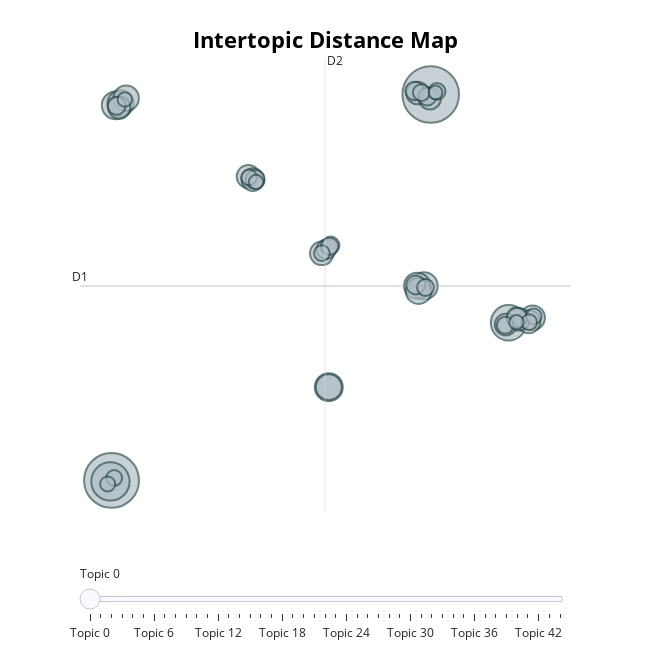

The notebook cell saved with this chart:
### Markdown cell above
Visualize the topics

### Code cell
topic_model.visualize_topics()

### Figure 1 — Plotly figure (JSON) as saved in the notebook; plotly's stock layout.template omitted (floating-point values rounded to 4 significant figures; data arrays with more than 128 entries replaced by an {"elided": "..."} marker saying what was removed)
{"data": [{"customdata": {"elided": "45x3 mixed values"}, "hovertemplate": "<b>Topic %{customdata[0]}</b><br>%{customdata[1]}<br>Size: %{customdata[2]}", "legendgroup": "", "marker": {"color": "#B0BEC5", "line": {"color": "DarkSlateGrey", "width": 2}, "size": [168, 158, 77, 66, 41, 41, 39, 36, 36, 35, 35, 34, 32, 29, 28, 28, 27, 27, 27, 26, 26, 25, 21, 20, 19, 19, 18, 17, 17, 16, 16, 15, 15, 15, 15, 13, 13, 13, 13, 13, 12, 11, 11, 11, 10], "sizemode": "area", "sizeref": 0.105, "symbol": "circle"}, "mode": "markers", "name": "", "orientation": "v", "showlegend": false, "type": "scatter", "x": [9.674, -12.59, -12.67, 15.11, -12.3, 2.564, 9.21, -11.96, 8.728, 8.829, 2.564, -11.57, 16.78, 2.074, -3.052, 16.52, 15.8, -2.733, 8.756, 9.612, -12.05, 14.91, 15.67, 2.391, 8.628, -2.573, 8.554, -12.24, 9.442, 2.699, 2.613, 10.12, 9.312, 14.88, 9.019, 16.86, -2.995, 2.083, -12.41, 16.54, -12.86, 15.66, -11.67, -2.512, 10.01], "xaxis": "x", "y": [15.48, -14.03, -14.11, -1.983, 14.65, -6.902, 0.8401, 14.81, 0.8496, 0.4504, -6.902, 15.19, -1.592, 3.329, 9.202, -1.896, -1.711, 8.971, 15.59, 15.18, 14.48, -2.116, -1.573, 3.644, 0.9171, 8.984, 15.75, 14.62, 15.32, 3.947, 3.86, 15.71, 0.72, -2.163, 15.62, -1.484, 9.137, 3.34, -13.84, -1.935, -14.3, -1.943, 15.1, 8.783, 15.63], "yaxis": "y"}], "layout": {"annotations": [{"showarrow": false, "text": "D1", "x": -14.79, "y": 0.8341, "yshift": 10}, {"showarrow": false, "text": "D2", "x": 2.3, "xshift": 10, "y": 18.11}], "height": 650, "hoverlabel": {"bgcolor": "white", "font": {"family": "Rockwell", "size": 16}}, "legend": {"itemsizing": "constant", "tracegroupgap": 0}, "margin": {"t": 60}, "shapes": [{"line": {"color": "#CFD8DC", "width": 2}, "type": "line", "x0": 2.3, "x1": 2.3, "y0": -16.45, "y1": 18.11}, {"line": {"color": "#9E9E9E", "width": 2}, "type": "line", "x0": -14.79, "x1": 19.39, "y0": 0.8341, "y1": 0.8341}], "sliders": [{"active": 0, "pad": {"t": 50}, "steps": [{"args": [{"marker.color": [["red", "#B0BEC5", "#B0BEC5", "#B0BEC5", "#B0BEC5", "#B0BEC5", "#B0BEC5", "#B0BEC5", "#B0BEC5", "#B0BEC5", "#B0BEC5", "#B0BEC5", "#B0BEC5", "#B0BEC5", "#B0BEC5", "#B0BEC5", "#B0BEC5", "#B0BEC5", "#B0BEC5", "#B0BEC5", "#B0BEC5", "#B0BEC5", "#B0BEC5", "#B0BEC5", "#B0BEC5", "#B0BEC5", "#B0BEC5", "#B0BEC5", "#B0BEC5", "#B0BEC5", "#B0BEC5", "#B0BEC5", "#B0BEC5", "#B0BEC5", "#B0BEC5", "#B0BEC5", "#B0BEC5", "#B0BEC5", "#B0BEC5", "#B0BEC5", "#B0BEC5", "#B0BEC5", "#B0BEC5", "#B0BEC5", "#B0BEC5"]]}], "label": "Topic 0", "method": "update"}, {"args": [{"marker.color": [["#B0BEC5", "red", "#B0BEC5", "#B0BEC5", "#B0BEC5", "#B0BEC5", "#B0BEC5", "#B0BEC5", "#B0BEC5", "#B0BEC5", "#B0BEC5", "#B0BEC5", "#B0BEC5", "#B0BEC5", "#B0BEC5", "#B0BEC5", "#B0BEC5", "#B0BEC5", "#B0BEC5", "#B0BEC5", "#B0BEC5", "#B0BEC5", "#B0BEC5", "#B0BEC5", "#B0BEC5", "#B0BEC5", "#B0BEC5", "#B0BEC5", "#B0BEC5", "#B0BEC5", "#B0BEC5", "#B0BEC5", "#B0BEC5", "#B0BEC5", "#B0BEC5", "#B0BEC5", "#B0BEC5", "#B0BEC5", "#B0BEC5", "#B0BEC5", "#B0BEC5", "#B0BEC5", "#B0BEC5", "#B0BEC5", "#B0BEC5"]]}], "label": "Topic 1", "method": "update"}, {"args": [{"marker.color": [["#B0BEC5", "#B0BEC5", "red", "#B0BEC5", "#B0BEC5", "#B0BEC5", "#B0BEC5", "#B0BEC5", "#B0BEC5", "#B0BEC5", "#B0BEC5", "#B0BEC5", "#B0BEC5", "#B0BEC5", "#B0BEC5", "#B0BEC5", "#B0BEC5", "#B0BEC5", "#B0BEC5", "#B0BEC5", "#B0BEC5", "#B0BEC5", "#B0BEC5", "#B0BEC5", "#B0BEC5", "#B0BEC5", "#B0BEC5", "#B0BEC5", "#B0BEC5", "#B0BEC5", "#B0BEC5", "#B0BEC5", "#B0BEC5", "#B0BEC5", "#B0BEC5", "#B0BEC5", "#B0BEC5", "#B0BEC5", "#B0BEC5", "#B0BEC5", "#B0BEC5", "#B0BEC5", "#B0BEC5", "#B0BEC5", "#B0BEC5"]]}], "label": "Topic 2", "method": "update"}, {"args": [{"marker.color": [["#B0BEC5", "#B0BEC5", "#B0BEC5", "red", "#B0BEC5", "#B0BEC5", "#B0BEC5", "#B0BEC5", "#B0BEC5", "#B0BEC5", "#B0BEC5", "#B0BEC5", "#B0BEC5", "#B0BEC5", "#B0BEC5", "#B0BEC5", "#B0BEC5", "#B0BEC5", "#B0BEC5", "#B0BEC5", "#B0BEC5", "#B0BEC5", "#B0BEC5", "#B0BEC5", "#B0BEC5", "#B0BEC5", "#B0BEC5", "#B0BEC5", "#B0BEC5", "#B0BEC5", "#B0BEC5", "#B0BEC5", "#B0BEC5", "#B0BEC5", "#B0BEC5", "#B0BEC5", "#B0BEC5", "#B0BEC5", "#B0BEC5", "#B0BEC5", "#B0BEC5", "#B0BEC5", "#B0BEC5", "#B0BEC5", "#B0BEC5"]]}], "label": "Topic 3", "method": "update"}, {"args": [{"marker.color": [["#B0BEC5", "#B0BEC5", "#B0BEC5", "#B0BEC5", "red", "#B0BEC5", "#B0BEC5", "#B0BEC5", "#B0BEC5", "#B0BEC5", "#B0BEC5", "#B0BEC5", "#B0BEC5", "#B0BEC5", "#B0BEC5", "#B0BEC5", "#B0BEC5", "#B0BEC5", "#B0BEC5", "#B0BEC5", "#B0BEC5", "#B0BEC5", "#B0BEC5", "#B0BEC5", "#B0BEC5", "#B0BEC5", "#B0BEC5", "#B0BEC5", "#B0BEC5", "#B0BEC5", "#B0BEC5", "#B0BEC5", "#B0BEC5", "#B0BEC5", "#B0BEC5", "#B0BEC5", "#B0BEC5", "#B0BEC5", "#B0BEC5", "#B0BEC5", "#B0BEC5", "#B0BEC5", "#B0BEC5", "#B0BEC5", "#B0BEC5"]]}], "label": "Topic 4", "method": "update"}, {"args": [{"marker.color": [["#B0BEC5", "#B0BEC5", "#B0BEC5", "#B0BEC5", "#B0BEC5", "red", "#B0BEC5", "#B0BEC5", "#B0BEC5", "#B0BEC5", "#B0BEC5", "#B0BEC5", "#B0BEC5", "#B0BEC5", "#B0BEC5", "#B0BEC5", "#B0BEC5", "#B0BEC5", "#B0BEC5", "#B0BEC5", "#B0BEC5", "#B0BEC5", "#B0BEC5", "#B0BEC5", "#B0BEC5", "#B0BEC5", "#B0BEC5", "#B0BEC5", "#B0BEC5", "#B0BEC5", "#B0BEC5", "#B0BEC5", "#B0BEC5", "#B0BEC5", "#B0BEC5", "#B0BEC5", "#B0BEC5", "#B0BEC5", "#B0BEC5", "#B0BEC5", "#B0BEC5", "#B0BEC5", "#B0BEC5", "#B0BEC5", "#B0BEC5"]]}], "label": "Topic 5", "method": "update"}, {"args": [{"marker.color": [["#B0BEC5", "#B0BEC5", "#B0BEC5", "#B0BEC5", "#B0BEC5", "#B0BEC5", "red", "#B0BEC5", "#B0BEC5", "#B0BEC5", "#B0BEC5", "#B0BEC5", "#B0BEC5", "#B0BEC5", "#B0BEC5", "#B0BEC5", "#B0BEC5", "#B0BEC5", "#B0BEC5", "#B0BEC5", "#B0BEC5", "#B0BEC5", "#B0BEC5", "#B0BEC5", "#B0BEC5", "#B0BEC5", "#B0BEC5", "#B0BEC5", "#B0BEC5", "#B0BEC5", "#B0BEC5", "#B0BEC5", "#B0BEC5", "#B0BEC5", "#B0BEC5", "#B0BEC5", "#B0BEC5", "#B0BEC5", "#B0BEC5", "#B0BEC5", "#B0BEC5", "#B0BEC5", "#B0BEC5", "#B0BEC5", "#B0BEC5"]]}], "label": "Topic 6", "method": "update"}, {"args": [{"marker.color": [["#B0BEC5", "#B0BEC5", "#B0BEC5", "#B0BEC5", "#B0BEC5", "#B0BEC5", "#B0BEC5", "red", "#B0BEC5", "#B0BEC5", "#B0BEC5", "#B0BEC5", "#B0BEC5", "#B0BEC5", "#B0BEC5", "#B0BEC5", "#B0BEC5", "#B0BEC5", "#B0BEC5", "#B0BEC5", "#B0BEC5", "#B0BEC5", "#B0BEC5", "#B0BEC5", "#B0BEC5", "#B0BEC5", "#B0BEC5", "#B0BEC5", "#B0BEC5", "#B0BEC5", "#B0BEC5", "#B0BEC5", "#B0BEC5", "#B0BEC5", "#B0BEC5", "#B0BEC5", "#B0BEC5", "#B0BEC5", "#B0BEC5", "#B0BEC5", "#B0BEC5", "#B0BEC5", "#B0BEC5", "#B0BEC5", "#B0BEC5"]]}], "label": "Topic 7", "method": "update"}, {"args": [{"marker.color": [["#B0BEC5", "#B0BEC5", "#B0BEC5", "#B0BEC5", "#B0BEC5", "#B0BEC5", "#B0BEC5", "#B0BEC5", "red", "#B0BEC5", "#B0BEC5", "#B0BEC5", "#B0BEC5", "#B0BEC5", "#B0BEC5", "#B0BEC5", "#B0BEC5", "#B0BEC5", "#B0BEC5", "#B0BEC5", "#B0BEC5", "#B0BEC5", "#B0BEC5", "#B0BEC5", "#B0BEC5", "#B0BEC5", "#B0BEC5", "#B0BEC5", "#B0BEC5", "#B0BEC5", "#B0BEC5", "#B0BEC5", "#B0BEC5", "#B0BEC5", "#B0BEC5", "#B0BEC5", "#B0BEC5", "#B0BEC5", "#B0BEC5", "#B0BEC5", "#B0BEC5", "#B0BEC5", "#B0BEC5", "#B0BEC5", "#B0BEC5"]]}], "label": "Topic 8", "method": "update"}, {"args": [{"marker.color": [["#B0BEC5", "#B0BEC5", "#B0BEC5", "#B0BEC5", "#B0BEC5", "#B0BEC5", "#B0BEC5", "#B0BEC5", "#B0BEC5", "red", "#B0BEC5", "#B0BEC5", "#B0BEC5", "#B0BEC5", "#B0BEC5", "#B0BEC5", "#B0BEC5", "#B0BEC5", "#B0BEC5", "#B0BEC5", "#B0BEC5", "#B0BEC5", "#B0BEC5", "#B0BEC5", "#B0BEC5", "#B0BEC5", "#B0BEC5", "#B0BEC5", "#B0BEC5", "#B0BEC5", "#B0BEC5", "#B0BEC5", "#B0BEC5", "#B0BEC5", "#B0BEC5", "#B0BEC5", "#B0BEC5", "#B0BEC5", "#B0BEC5", "#B0BEC5", "#B0BEC5", "#B0BEC5", "#B0BEC5", "#B0BEC5", "#B0BEC5"]]}], "label": "Topic 9", "method": "update"}, {"args": [{"marker.color": [["#B0BEC5", "#B0BEC5", "#B0BEC5", "#B0BEC5", "#B0BEC5", "#B0BEC5", "#B0BEC5", "#B0BEC5", "#B0BEC5", "#B0BEC5", "red", "#B0BEC5", "#B0BEC5", "#B0BEC5", "#B0BEC5", "#B0BEC5", "#B0BEC5", "#B0BEC5", "#B0BEC5", "#B0BEC5", "#B0BEC5", "#B0BEC5", "#B0BEC5", "#B0BEC5", "#B0BEC5", "#B0BEC5", "#B0BEC5", "#B0BEC5", "#B0BEC5", "#B0BEC5", "#B0BEC5", "#B0BEC5", "#B0BEC5", "#B0BEC5", "#B0BEC5", "#B0BEC5", "#B0BEC5", "#B0BEC5", "#B0BEC5", "#B0BEC5", "#B0BEC5", "#B0BEC5", "#B0BEC5", "#B0BEC5", "#B0BEC5"]]}], "label": "Topic 10", "method": "update"}, {"args": [{"marker.color": [["#B0BEC5", "#B0BEC5", "#B0BEC5", "#B0BEC5", "#B0BEC5", "#B0BEC5", "#B0BEC5", "#B0BEC5", "#B0BEC5", "#B0BEC5", "#B0BEC5", "red", "#B0BEC5", "#B0BEC5", "#B0BEC5", "#B0BEC5", "#B0BEC5", "#B0BEC5", "#B0BEC5", "#B0BEC5", "#B0BEC5", "#B0BEC5", "#B0BEC5", "#B0BEC5", "#B0BEC5", "#B0BEC5", "#B0BEC5", "#B0BEC5", "#B0BEC5", "#B0BEC5", "#B0BEC5", "#B0BEC5", "#B0BEC5", "#B0BEC5", "#B0BEC5", "#B0BEC5", "#B0BEC5", "#B0BEC5", "#B0BEC5", "#B0BEC5", "#B0BEC5", "#B0BEC5", "#B0BEC5", "#B0BEC5", "#B0BEC5"]]}], "label": "Topic 11", "method": "update"}, {"args": [{"marker.color": [["#B0BEC5", "#B0BEC5", "#B0BEC5", "#B0BEC5", "#B0BEC5", "#B0BEC5", "#B0BEC5", "#B0BEC5", "#B0BEC5", "#B0BEC5", "#B0BEC5", "#B0BEC5", "red", "#B0BEC5", "#B0BEC5", "#B0BEC5", "#B0BEC5", "#B0BEC5", "#B0BEC5", "#B0BEC5", "#B0BEC5", "#B0BEC5", "#B0BEC5", "#B0BEC5", "#B0BEC5", "#B0BEC5", "#B0BEC5", "#B0BEC5", "#B0BEC5", "#B0BEC5", "#B0BEC5", "#B0BEC5", "#B0BEC5", "#B0BEC5", "#B0BEC5", "#B0BEC5", "#B0BEC5", "#B0BEC5", "#B0BEC5", "#B0BEC5", "#B0BEC5", "#B0BEC5", "#B0BEC5", "#B0BEC5", "#B0BEC5"]]}], "label": "Topic 12", "method": "update"}, {"args": [{"marker.color": [["#B0BEC5", "#B0BEC5", "#B0BEC5", "#B0BEC5", "#B0BEC5", "#B0BEC5", "#B0BEC5", "#B0BEC5", "#B0BEC5", "#B0BEC5", "#B0BEC5", "#B0BEC5", "#B0BEC5", "red", "#B0BEC5", "#B0BEC5", "#B0BEC5", "#B0BEC5", "#B0BEC5", "#B0BEC5", "#B0BEC5", "#B0BEC5", "#B0BEC5", "#B0BEC5", "#B0BEC5", "#B0BEC5", "#B0BEC5", "#B0BEC5", "#B0BEC5", "#B0BEC5", "#B0BEC5", "#B0BEC5", "#B0BEC5", "#B0BEC5", "#B0BEC5", "#B0BEC5", "#B0BEC5", "#B0BEC5", "#B0BEC5", "#B0BEC5", "#B0BEC5", "#B0BEC5", "#B0BEC5", "#B0BEC5", "#B0BEC5"]]}], "label": "Topic 13", "method": "update"}, {"args": [{"marker.color": [["#B0BEC5", "#B0BEC5", "#B0BEC5", "#B0BEC5", "#B0BEC5", "#B0BEC5", "#B0BEC5", "#B0BEC5", "#B0BEC5", "#B0BEC5", "#B0BEC5", "#B0BEC5", "#B0BEC5", "#B0BEC5", "red", "#B0BEC5", "#B0BEC5", "#B0BEC5", "#B0BEC5", "#B0BEC5", "#B0BEC5", "#B0BEC5", "#B0BEC5", "#B0BEC5", "#B0BEC5", "#B0BEC5", "#B0BEC5", "#B0BEC5", "#B0BEC5", "#B0BEC5", "#B0BEC5", "#B0BEC5", "#B0BEC5", "#B0BEC5", "#B0BEC5", "#B0BEC5", "#B0BEC5", "#B0BEC5", "#B0BEC5", "#B0BEC5", "#B0BEC5", "#B0BEC5", "#B0BEC5", "#B0BEC5", "#B0BEC5"]]}], "label": "Topic 14", "method": "update"}, {"args": [{"marker.color": [["#B0BEC5", "#B0BEC5", "#B0BEC5", "#B0BEC5", "#B0BEC5", "#B0BEC5", "#B0BEC5", "#B0BEC5", "#B0BEC5", "#B0BEC5", "#B0BEC5", "#B0BEC5", "#B0BEC5", "#B0BEC5", "#B0BEC5", "red", "#B0BEC5", "#B0BEC5", "#B0BEC5", "#B0BEC5", "#B0BEC5", "#B0BEC5", "#B0BEC5", "#B0BEC5", "#B0BEC5", "#B0BEC5", "#B0BEC5", "#B0BEC5", "#B0BEC5", "#B0BEC5", "#B0BEC5", "#B0BEC5", "#B0BEC5", "#B0BEC5", "#B0BEC5", "#B0BEC5", "#B0BEC5", "#B0BEC5", "#B0BEC5", "#B0BEC5", "#B0BEC5", "#B0BEC5", "#B0BEC5", "#B0BEC5", "#B0BEC5"]]}], "label": "Topic 15", "method": "update"}, {"args": [{"marker.color": [["#B0BEC5", "#B0BEC5", "#B0BEC5", "#B0BEC5", "#B0BEC5", "#B0BEC5", "#B0BEC5", "#B0BEC5", "#B0BEC5", "#B0BEC5", "#B0BEC5", "#B0BEC5", "#B0BEC5", "#B0BEC5", "#B0BEC5", "#B0BEC5", "red", "#B0BEC5", "#B0BEC5", "#B0BEC5", "#B0BEC5", "#B0BEC5", "#B0BEC5", "#B0BEC5", "#B0BEC5", "#B0BEC5", "#B0BEC5", "#B0BEC5", "#B0BEC5", "#B0BEC5", "#B0BEC5", "#B0BEC5", "#B0BEC5", "#B0BEC5", "#B0BEC5", "#B0BEC5", "#B0BEC5", "#B0BEC5", "#B0BEC5", "#B0BEC5", "#B0BEC5", "#B0BEC5", "#B0BEC5", "#B0BEC5", "#B0BEC5"]]}], "label": "Topic 16", "method": "update"}, {"args": [{"marker.color": [["#B0BEC5", "#B0BEC5", "#B0BEC5", "#B0BEC5", "#B0BEC5", "#B0BEC5", "#B0BEC5", "#B0BEC5", "#B0BEC5", "#B0BEC5", "#B0BEC5", "#B0BEC5", "#B0BEC5", "#B0BEC5", "#B0BEC5", "#B0BEC5", "#B0BEC5", "red", "#B0BEC5", "#B0BEC5", "#B0BEC5", "#B0BEC5", "#B0BEC5", "#B0BEC5", "#B0BEC5", "#B0BEC5", "#B0BEC5", "#B0BEC5", "#B0BEC5", "#B0BEC5", "#B0BEC5", "#B0BEC5", "#B0BEC5", "#B0BEC5", "#B0BEC5", "#B0BEC5", "#B0BEC5", "#B0BEC5", "#B0BEC5", "#B0BEC5", "#B0BEC5", "#B0BEC5", "#B0BEC5", "#B0BEC5", "#B0BEC5"]]}], "label": "Topic 17", "method": "update"}, {"args": [{"marker.color": [["#B0BEC5", "#B0BEC5", "#B0BEC5", "#B0BEC5", "#B0BEC5", "#B0BEC5", "#B0BEC5", "#B0BEC5", "#B0BEC5", "#B0BEC5", "#B0BEC5", "#B0BEC5", "#B0BEC5", "#B0BEC5", "#B0BEC5", "#B0BEC5", "#B0BEC5", "#B0BEC5", "red", "#B0BEC5", "#B0BEC5", "#B0BEC5", "#B0BEC5", "#B0BEC5", "#B0BEC5", "#B0BEC5", "#B0BEC5", "#B0BEC5", "#B0BEC5", "#B0BEC5", "#B0BEC5", "#B0BEC5", "#B0BEC5", "#B0BEC5", "#B0BEC5", "#B0BEC5", "#B0BEC5", "#B0BEC5", "#B0BEC5", "#B0BEC5", "#B0BEC5", "#B0BEC5", "#B0BEC5", "#B0BEC5", "#B0BEC5"]]}], "label": "Topic 18", "method": "update"}, {"args": [{"marker.color": [["#B0BEC5", "#B0BEC5", "#B0BEC5", "#B0BEC5", "#B0BEC5", "#B0BEC5", "#B0BEC5", "#B0BEC5", "#B0BEC5", "#B0BEC5", "#B0BEC5", "#B0BEC5", "#B0BEC5", "#B0BEC5", "#B0BEC5", "#B0BEC5", "#B0BEC5", "#B0BEC5", "#B0BEC5", "red", "#B0BEC5", "#B0BEC5", "#B0BEC5", "#B0BEC5", "#B0BEC5", "#B0BEC5", "#B0BEC5", "#B0BEC5", "#B0BEC5", "#B0BEC5", "#B0BEC5", "#B0BEC5", "#B0BEC5", "#B0BEC5", "#B0BEC5", "#B0BEC5", "#B0BEC5", "#B0BEC5", "#B0BEC5", "#B0BEC5", "#B0BEC5", "#B0BEC5", "#B0BEC5", "#B0BEC5", "#B0BEC5"]]}], "label": "Topic 19", "method": "update"}, {"args": [{"marker.color": [["#B0BEC5", "#B0BEC5", "#B0BEC5", "#B0BEC5", "#B0BEC5", "#B0BEC5", "#B0BEC5", "#B0BEC5", "#B0BEC5", "#B0BEC5", "#B0BEC5", "#B0BEC5", "#B0BEC5", "#B0BEC5", "#B0BEC5", "#B0BEC5", "#B0BEC5", "#B0BEC5", "#B0BEC5", "#B0BEC5", "red", "#B0BEC5", "#B0BEC5", "#B0BEC5", "#B0BEC5", "#B0BEC5", "#B0BEC5", "#B0BEC5", "#B0BEC5", "#B0BEC5", "#B0BEC5", "#B0BEC5", "#B0BEC5", "#B0BEC5", "#B0BEC5", "#B0BEC5", "#B0BEC5", "#B0BEC5", "#B0BEC5", "#B0BEC5", "#B0BEC5", "#B0BEC5", "#B0BEC5", "#B0BEC5", "#B0BEC5"]]}], "label": "Topic 20", "method": "update"}, {"args": [{"marker.color": [["#B0BEC5", "#B0BEC5", "#B0BEC5", "#B0BEC5", "#B0BEC5", "#B0BEC5", "#B0BEC5", "#B0BEC5", "#B0BEC5", "#B0BEC5", "#B0BEC5", "#B0BEC5", "#B0BEC5", "#B0BEC5", "#B0BEC5", "#B0BEC5", "#B0BEC5", "#B0BEC5", "#B0BEC5", "#B0BEC5", "#B0BEC5", "red", "#B0BEC5", "#B0BEC5", "#B0BEC5", "#B0BEC5", "#B0BEC5", "#B0BEC5", "#B0BEC5", "#B0BEC5", "#B0BEC5", "#B0BEC5", "#B0BEC5", "#B0BEC5", "#B0BEC5", "#B0BEC5", "#B0BEC5", "#B0BEC5", "#B0BEC5", "#B0BEC5", "#B0BEC5", "#B0BEC5", "#B0BEC5", "#B0BEC5", "#B0BEC5"]]}], "label": "Topic 21", "method": "update"}, {"args": [{"marker.color": [["#B0BEC5", "#B0BEC5", "#B0BEC5", "#B0BEC5", "#B0BEC5", "#B0BEC5", "#B0BEC5", "#B0BEC5", "#B0BEC5", "#B0BEC5", "#B0BEC5", "#B0BEC5", "#B0BEC5", "#B0BEC5", "#B0BEC5", "#B0BEC5", "#B0BEC5", "#B0BEC5", "#B0BEC5", "#B0BEC5", "#B0BEC5", "#B0BEC5", "red", "#B0BEC5", "#B0BEC5", "#B0BEC5", "#B0BEC5", "#B0BEC5", "#B0BEC5", "#B0BEC5", "#B0BEC5", "#B0BEC5", "#B0BEC5", "#B0BEC5", "#B0BEC5", "#B0BEC5", "#B0BEC5", "#B0BEC5", "#B0BEC5", "#B0BEC5", "#B0BEC5", "#B0BEC5", "#B0BEC5", "#B0BEC5", "#B0BEC5"]]}], "label": "Topic 22", "method": "update"}, {"args": [{"marker.color": [["#B0BEC5", "#B0BEC5", "#B0BEC5", "#B0BEC5", "#B0BEC5", "#B0BEC5", "#B0BEC5", "#B0BEC5", "#B0BEC5", "#B0BEC5", "#B0BEC5", "#B0BEC5", "#B0BEC5", "#B0BEC5", "#B0BEC5", "#B0BEC5", "#B0BEC5", "#B0BEC5", "#B0BEC5", "#B0BEC5", "#B0BEC5", "#B0BEC5", "#B0BEC5", "red", "#B0BEC5", "#B0BEC5", "#B0BEC5", "#B0BEC5", "#B0BEC5", "#B0BEC5", "#B0BEC5", "#B0BEC5", "#B0BEC5", "#B0BEC5", "#B0BEC5", "#B0BEC5", "#B0BEC5", "#B0BEC5", "#B0BEC5", "#B0BEC5", "#B0BEC5", "#B0BEC5", "#B0BEC5", "#B0BEC5", "#B0BEC5"]]}], "label": "Topic 23", "method": "update"}, {"args": [{"marker.color": [["#B0BEC5", "#B0BEC5", "#B0BEC5", "#B0BEC5", "#B0BEC5", "#B0BEC5", "#B0BEC5", "#B0BEC5", "#B0BEC5", "#B0BEC5", "#B0BEC5", "#B0BEC5", "#B0BEC5", "#B0BEC5", "#B0BEC5", "#B0BEC5", "#B0BEC5", "#B0BEC5", "#B0BEC5", "#B0BEC5", "#B0BEC5", "#B0BEC5", "#B0BEC5", "#B0BEC5", "red", "#B0BEC5", "#B0BEC5", "#B0BEC5", "#B0BEC5", "#B0BEC5", "#B0BEC5", "#B0BEC5", "#B0BEC5", "#B0BEC5", "#B0BEC5", "#B0BEC5", "#B0BEC5", "#B0BEC5", "#B0BEC5", "#B0BEC5", "#B0BEC5", "#B0BEC5", "#B0BEC5", "#B0BEC5", "#B0BEC5"]]}], "label": "Topic 24", "method": "update"}, {"args": [{"marker.color": [["#B0BEC5", "#B0BEC5", "#B0BEC5", "#B0BEC5", "#B0BEC5", "#B0BEC5", "#B0BEC5", "#B0BEC5", "#B0BEC5", "#B0BEC5", "#B0BEC5", "#B0BEC5", "#B0BEC5", "#B0BEC5", "#B0BEC5", "#B0BEC5", "#B0BEC5", "#B0BEC5", "#B0BEC5", "#B0BEC5", "#B0BEC5", "#B0BEC5", "#B0BEC5", "#B0BEC5", "#B0BEC5", "red", "#B0BEC5", "#B0BEC5", "#B0BEC5", "#B0BEC5", "#B0BEC5", "#B0BEC5", "#B0BEC5", "#B0BEC5", "#B0BEC5", "#B0BEC5", "#B0BEC5", "#B0BEC5", "#B0BEC5", "#B0BEC5", "#B0BEC5", "#B0BEC5", "#B0BEC5", "#B0BEC5", "#B0BEC5"]]}], "label": "Topic 25", "method": "update"}, {"args": [{"marker.color": [["#B0BEC5", "#B0BEC5", "#B0BEC5", "#B0BEC5", "#B0BEC5", "#B0BEC5", "#B0BEC5", "#B0BEC5", "#B0BEC5", "#B0BEC5", "#B0BEC5", "#B0BEC5", "#B0BEC5", "#B0BEC5", "#B0BEC5", "#B0BEC5", "#B0BEC5", "#B0BEC5", "#B0BEC5", "#B0BEC5", "#B0BEC5", "#B0BEC5", "#B0BEC5", "#B0BEC5", "#B0BEC5", "#B0BEC5", "red", "#B0BEC5", "#B0BEC5", "#B0BEC5", "#B0BEC5", "#B0BEC5", "#B0BEC5", "#B0BEC5", "#B0BEC5", "#B0BEC5", "#B0BEC5", "#B0BEC5", "#B0BEC5", "#B0BEC5", "#B0BEC5", "#B0BEC5", "#B0BEC5", "#B0BEC5", "#B0BEC5"]]}], "label": "Topic 26", "method": "update"}, {"args": [{"marker.color": [["#B0BEC5", "#B0BEC5", "#B0BEC5", "#B0BEC5", "#B0BEC5", "#B0BEC5", "#B0BEC5", "#B0BEC5", "#B0BEC5", "#B0BEC5", "#B0BEC5", "#B0BEC5", "#B0BEC5", "#B0BEC5", "#B0BEC5", "#B0BEC5", "#B0BEC5", "#B0BEC5", "#B0BEC5", "#B0BEC5", "#B0BEC5", "#B0BEC5", "#B0BEC5", "#B0BEC5", "#B0BEC5", "#B0BEC5", "#B0BEC5", "red", "#B0BEC5", "#B0BEC5", "#B0BEC5", "#B0BEC5", "#B0BEC5", "#B0BEC5", "#B0BEC5", "#B0BEC5", "#B0BEC5", "#B0BEC5", "#B0BEC5", "#B0BEC5", "#B0BEC5", "#B0BEC5", "#B0BEC5", "#B0BEC5", "#B0BEC5"]]}], "label": "Topic 27", "method": "update"}, {"args": [{"marker.color": [["#B0BEC5", "#B0BEC5", "#B0BEC5", "#B0BEC5", "#B0BEC5", "#B0BEC5", "#B0BEC5", "#B0BEC5", "#B0BEC5", "#B0BEC5", "#B0BEC5", "#B0BEC5", "#B0BEC5", "#B0BEC5", "#B0BEC5", "#B0BEC5", "#B0BEC5", "#B0BEC5", "#B0BEC5", "#B0BEC5", "#B0BEC5", "#B0BEC5", "#B0BEC5", "#B0BEC5", "#B0BEC5", "#B0BEC5", "#B0BEC5", "#B0BEC5", "red", "#B0BEC5", "#B0BEC5", "#B0BEC5", "#B0BEC5", "#B0BEC5", "#B0BEC5", "#B0BEC5", "#B0BEC5", "#B0BEC5", "#B0BEC5", "#B0BEC5", "#B0BEC5", "#B0BEC5", "#B0BEC5", "#B0BEC5", "#B0BEC5"]]}], "label": "Topic 28", "method": "update"}, {"args": [{"marker.color": [["#B0BEC5", "#B0BEC5", "#B0BEC5", "#B0BEC5", "#B0BEC5", "#B0BEC5", "#B0BEC5", "#B0BEC5", "#B0BEC5", "#B0BEC5", "#B0BEC5", "#B0BEC5", "#B0BEC5", "#B0BEC5", "#B0BEC5", "#B0BEC5", "#B0BEC5", "#B0BEC5", "#B0BEC5", "#B0BEC5", "#B0BEC5", "#B0BEC5", "#B0BEC5", "#B0BEC5", "#B0BEC5", "#B0BEC5", "#B0BEC5", "#B0BEC5", "#B0BEC5", "red", "#B0BEC5", "#B0BEC5", "#B0BEC5", "#B0BEC5", "#B0BEC5", "#B0BEC5", "#B0BEC5", "#B0BEC5", "#B0BEC5", "#B0BEC5", "#B0BEC5", "#B0BEC5", "#B0BEC5", "#B0BEC5", "#B0BEC5"]]}], "label": "Topic 29", "method": "update"}, {"args": [{"marker.color": [["#B0BEC5", "#B0BEC5", "#B0BEC5", "#B0BEC5", "#B0BEC5", "#B0BEC5", "#B0BEC5", "#B0BEC5", "#B0BEC5", "#B0BEC5", "#B0BEC5", "#B0BEC5", "#B0BEC5", "#B0BEC5", "#B0BEC5", "#B0BEC5", "#B0BEC5", "#B0BEC5", "#B0BEC5", "#B0BEC5", "#B0BEC5", "#B0BEC5", "#B0BEC5", "#B0BEC5", "#B0BEC5", "#B0BEC5", "#B0BEC5", "#B0BEC5", "#B0BEC5", "#B0BEC5", "red", "#B0BEC5", "#B0BEC5", "#B0BEC5", "#B0BEC5", "#B0BEC5", "#B0BEC5", "#B0BEC5", "#B0BEC5", "#B0BEC5", "#B0BEC5", "#B0BEC5", "#B0BEC5", "#B0BEC5", "#B0BEC5"]]}], "label": "Topic 30", "method": "update"}, {"args": [{"marker.color": [["#B0BEC5", "#B0BEC5", "#B0BEC5", "#B0BEC5", "#B0BEC5", "#B0BEC5", "#B0BEC5", "#B0BEC5", "#B0BEC5", "#B0BEC5", "#B0BEC5", "#B0BEC5", "#B0BEC5", "#B0BEC5", "#B0BEC5", "#B0BEC5", "#B0BEC5", "#B0BEC5", "#B0BEC5", "#B0BEC5", "#B0BEC5", "#B0BEC5", "#B0BEC5", "#B0BEC5", "#B0BEC5", "#B0BEC5", "#B0BEC5", "#B0BEC5", "#B0BEC5", "#B0BEC5", "#B0BEC5", "red", "#B0BEC5", "#B0BEC5", "#B0BEC5", "#B0BEC5", "#B0BEC5", "#B0BEC5", "#B0BEC5", "#B0BEC5", "#B0BEC5", "#B0BEC5", "#B0BEC5", "#B0BEC5", "#B0BEC5"]]}], "label": "Topic 31", "method": "update"}, {"args": [{"marker.color": [["#B0BEC5", "#B0BEC5", "#B0BEC5", "#B0BEC5", "#B0BEC5", "#B0BEC5", "#B0BEC5", "#B0BEC5", "#B0BEC5", "#B0BEC5", "#B0BEC5", "#B0BEC5", "#B0BEC5", "#B0BEC5", "#B0BEC5", "#B0BEC5", "#B0BEC5", "#B0BEC5", "#B0BEC5", "#B0BEC5", "#B0BEC5", "#B0BEC5", "#B0BEC5", "#B0BEC5", "#B0BEC5", "#B0BEC5", "#B0BEC5", "#B0BEC5", "#B0BEC5", "#B0BEC5", "#B0BEC5", "#B0BEC5", "red", "#B0BEC5", "#B0BEC5", "#B0BEC5", "#B0BEC5", "#B0BEC5", "#B0BEC5", "#B0BEC5", "#B0BEC5", "#B0BEC5", "#B0BEC5", "#B0BEC5", "#B0BEC5"]]}], "label": "Topic 32", "method": "update"}, {"args": [{"marker.color": [["#B0BEC5", "#B0BEC5", "#B0BEC5", "#B0BEC5", "#B0BEC5", "#B0BEC5", "#B0BEC5", "#B0BEC5", "#B0BEC5", "#B0BEC5", "#B0BEC5", "#B0BEC5", "#B0BEC5", "#B0BEC5", "#B0BEC5", "#B0BEC5", "#B0BEC5", "#B0BEC5", "#B0BEC5", "#B0BEC5", "#B0BEC5", "#B0BEC5", "#B0BEC5", "#B0BEC5", "#B0BEC5", "#B0BEC5", "#B0BEC5", "#B0BEC5", "#B0BEC5", "#B0BEC5", "#B0BEC5", "#B0BEC5", "#B0BEC5", "red", "#B0BEC5", "#B0BEC5", "#B0BEC5", "#B0BEC5", "#B0BEC5", "#B0BEC5", "#B0BEC5", "#B0BEC5", "#B0BEC5", "#B0BEC5", "#B0BEC5"]]}], "label": "Topic 33", "method": "update"}, {"args": [{"marker.color": [["#B0BEC5", "#B0BEC5", "#B0BEC5", "#B0BEC5", "#B0BEC5", "#B0BEC5", "#B0BEC5", "#B0BEC5", "#B0BEC5", "#B0BEC5", "#B0BEC5", "#B0BEC5", "#B0BEC5", "#B0BEC5", "#B0BEC5", "#B0BEC5", "#B0BEC5", "#B0BEC5", "#B0BEC5", "#B0BEC5", "#B0BEC5", "#B0BEC5", "#B0BEC5", "#B0BEC5", "#B0BEC5", "#B0BEC5", "#B0BEC5", "#B0BEC5", "#B0BEC5", "#B0BEC5", "#B0BEC5", "#B0BEC5", "#B0BEC5", "#B0BEC5", "red", "#B0BEC5", "#B0BEC5", "#B0BEC5", "#B0BEC5", "#B0BEC5", "#B0BEC5", "#B0BEC5", "#B0BEC5", "#B0BEC5", "#B0BEC5"]]}], "label": "Topic 34", "method": "update"}, {"args": [{"marker.color": [["#B0BEC5", "#B0BEC5", "#B0BEC5", "#B0BEC5", "#B0BEC5", "#B0BEC5", "#B0BEC5", "#B0BEC5", "#B0BEC5", "#B0BEC5", "#B0BEC5", "#B0BEC5", "#B0BEC5", "#B0BEC5", "#B0BEC5", "#B0BEC5", "#B0BEC5", "#B0BEC5", "#B0BEC5", "#B0BEC5", "#B0BEC5", "#B0BEC5", "#B0BEC5", "#B0BEC5", "#B0BEC5", "#B0BEC5", "#B0BEC5", "#B0BEC5", "#B0BEC5", "#B0BEC5", "#B0BEC5", "#B0BEC5", "#B0BEC5", "#B0BEC5", "#B0BEC5", "red", "#B0BEC5", "#B0BEC5", "#B0BEC5", "#B0BEC5", "#B0BEC5", "#B0BEC5", "#B0BEC5", "#B0BEC5", "#B0BEC5"]]}], "label": "Topic 35", "method": "update"}, {"args": [{"marker.color": [["#B0BEC5", "#B0BEC5", "#B0BEC5", "#B0BEC5", "#B0BEC5", "#B0BEC5", "#B0BEC5", "#B0BEC5", "#B0BEC5", "#B0BEC5", "#B0BEC5", "#B0BEC5", "#B0BEC5", "#B0BEC5", "#B0BEC5", "#B0BEC5", "#B0BEC5", "#B0BEC5", "#B0BEC5", "#B0BEC5", "#B0BEC5", "#B0BEC5", "#B0BEC5", "#B0BEC5", "#B0BEC5", "#B0BEC5", "#B0BEC5", "#B0BEC5", "#B0BEC5", "#B0BEC5", "#B0BEC5", "#B0BEC5", "#B0BEC5", "#B0BEC5", "#B0BEC5", "#B0BEC5", "red", "#B0BEC5", "#B0BEC5", "#B0BEC5", "#B0BEC5", "#B0BEC5", "#B0BEC5", "#B0BEC5", "#B0BEC5"]]}], "label": "Topic 36", "method": "update"}, {"args": [{"marker.color": [["#B0BEC5", "#B0BEC5", "#B0BEC5", "#B0BEC5", "#B0BEC5", "#B0BEC5", "#B0BEC5", "#B0BEC5", "#B0BEC5", "#B0BEC5", "#B0BEC5", "#B0BEC5", "#B0BEC5", "#B0BEC5", "#B0BEC5", "#B0BEC5", "#B0BEC5", "#B0BEC5", "#B0BEC5", "#B0BEC5", "#B0BEC5", "#B0BEC5", "#B0BEC5", "#B0BEC5", "#B0BEC5", "#B0BEC5", "#B0BEC5", "#B0BEC5", "#B0BEC5", "#B0BEC5", "#B0BEC5", "#B0BEC5", "#B0BEC5", "#B0BEC5", "#B0BEC5", "#B0BEC5", "#B0BEC5", "red", "#B0BEC5", "#B0BEC5", "#B0BEC5", "#B0BEC5", "#B0BEC5", "#B0BEC5", "#B0BEC5"]]}], "label": "Topic 37", "method": "update"}, {"args": [{"marker.color": [["#B0BEC5", "#B0BEC5", "#B0BEC5", "#B0BEC5", "#B0BEC5", "#B0BEC5", "#B0BEC5", "#B0BEC5", "#B0BEC5", "#B0BEC5", "#B0BEC5", "#B0BEC5", "#B0BEC5", "#B0BEC5", "#B0BEC5", "#B0BEC5", "#B0BEC5", "#B0BEC5", "#B0BEC5", "#B0BEC5", "#B0BEC5", "#B0BEC5", "#B0BEC5", "#B0BEC5", "#B0BEC5", "#B0BEC5", "#B0BEC5", "#B0BEC5", "#B0BEC5", "#B0BEC5", "#B0BEC5", "#B0BEC5", "#B0BEC5", "#B0BEC5", "#B0BEC5", "#B0BEC5", "#B0BEC5", "#B0BEC5", "red", "#B0BEC5", "#B0BEC5", "#B0BEC5", "#B0BEC5", "#B0BEC5", "#B0BEC5"]]}], "label": "Topic 38", "method": "update"}, {"args": [{"marker.color": [["#B0BEC5", "#B0BEC5", "#B0BEC5", "#B0BEC5", "#B0BEC5", "#B0BEC5", "#B0BEC5", "#B0BEC5", "#B0BEC5", "#B0BEC5", "#B0BEC5", "#B0BEC5", "#B0BEC5", "#B0BEC5", "#B0BEC5", "#B0BEC5", "#B0BEC5", "#B0BEC5", "#B0BEC5", "#B0BEC5", "#B0BEC5", "#B0BEC5", "#B0BEC5", "#B0BEC5", "#B0BEC5", "#B0BEC5", "#B0BEC5", "#B0BEC5", "#B0BEC5", "#B0BEC5", "#B0BEC5", "#B0BEC5", "#B0BEC5", "#B0BEC5", "#B0BEC5", "#B0BEC5", "#B0BEC5", "#B0BEC5", "#B0BEC5", "red", "#B0BEC5", "#B0BEC5", "#B0BEC5", "#B0BEC5", "#B0BEC5"]]}], "label": "Topic 39", "method": "update"}, {"args": [{"marker.color": [["#B0BEC5", "#B0BEC5", "#B0BEC5", "#B0BEC5", "#B0BEC5", "#B0BEC5", "#B0BEC5", "#B0BEC5", "#B0BEC5", "#B0BEC5", "#B0BEC5", "#B0BEC5", "#B0BEC5", "#B0BEC5", "#B0BEC5", "#B0BEC5", "#B0BEC5", "#B0BEC5", "#B0BEC5", "#B0BEC5", "#B0BEC5", "#B0BEC5", "#B0BEC5", "#B0BEC5", "#B0BEC5", "#B0BEC5", "#B0BEC5", "#B0BEC5", "#B0BEC5", "#B0BEC5", "#B0BEC5", "#B0BEC5", "#B0BEC5", "#B0BEC5", "#B0BEC5", "#B0BEC5", "#B0BEC5", "#B0BEC5", "#B0BEC5", "#B0BEC5", "red", "#B0BEC5", "#B0BEC5", "#B0BEC5", "#B0BEC5"]]}], "label": "Topic 40", "method": "update"}, {"args": [{"marker.color": [["#B0BEC5", "#B0BEC5", "#B0BEC5", "#B0BEC5", "#B0BEC5", "#B0BEC5", "#B0BEC5", "#B0BEC5", "#B0BEC5", "#B0BEC5", "#B0BEC5", "#B0BEC5", "#B0BEC5", "#B0BEC5", "#B0BEC5", "#B0BEC5", "#B0BEC5", "#B0BEC5", "#B0BEC5", "#B0BEC5", "#B0BEC5", "#B0BEC5", "#B0BEC5", "#B0BEC5", "#B0BEC5", "#B0BEC5", "#B0BEC5", "#B0BEC5", "#B0BEC5", "#B0BEC5", "#B0BEC5", "#B0BEC5", "#B0BEC5", "#B0BEC5", "#B0BEC5", "#B0BEC5", "#B0BEC5", "#B0BEC5", "#B0BEC5", "#B0BEC5", "#B0BEC5", "red", "#B0BEC5", "#B0BEC5", "#B0BEC5"]]}], "label": "Topic 41", "method": "update"}, {"args": [{"marker.color": [["#B0BEC5", "#B0BEC5", "#B0BEC5", "#B0BEC5", "#B0BEC5", "#B0BEC5", "#B0BEC5", "#B0BEC5", "#B0BEC5", "#B0BEC5", "#B0BEC5", "#B0BEC5", "#B0BEC5", "#B0BEC5", "#B0BEC5", "#B0BEC5", "#B0BEC5", "#B0BEC5", "#B0BEC5", "#B0BEC5", "#B0BEC5", "#B0BEC5", "#B0BEC5", "#B0BEC5", "#B0BEC5", "#B0BEC5", "#B0BEC5", "#B0BEC5", "#B0BEC5", "#B0BEC5", "#B0BEC5", "#B0BEC5", "#B0BEC5", "#B0BEC5", "#B0BEC5", "#B0BEC5", "#B0BEC5", "#B0BEC5", "#B0BEC5", "#B0BEC5", "#B0BEC5", "#B0BEC5", "red", "#B0BEC5", "#B0BEC5"]]}], "label": "Topic 42", "method": "update"}, {"args": [{"marker.color": [["#B0BEC5", "#B0BEC5", "#B0BEC5", "#B0BEC5", "#B0BEC5", "#B0BEC5", "#B0BEC5", "#B0BEC5", "#B0BEC5", "#B0BEC5", "#B0BEC5", "#B0BEC5", "#B0BEC5", "#B0BEC5", "#B0BEC5", "#B0BEC5", "#B0BEC5", "#B0BEC5", "#B0BEC5", "#B0BEC5", "#B0BEC5", "#B0BEC5", "#B0BEC5", "#B0BEC5", "#B0BEC5", "#B0BEC5", "#B0BEC5", "#B0BEC5", "#B0BEC5", "#B0BEC5", "#B0BEC5", "#B0BEC5", "#B0BEC5", "#B0BEC5", "#B0BEC5", "#B0BEC5", "#B0BEC5", "#B0BEC5", "#B0BEC5", "#B0BEC5", "#B0BEC5", "#B0BEC5", "#B0BEC5", "red", "#B0BEC5"]]}], "label": "Topic 43", "method": "update"}, {"args": [{"marker.color": [["#B0BEC5", "#B0BEC5", "#B0BEC5", "#B0BEC5", "#B0BEC5", "#B0BEC5", "#B0BEC5", "#B0BEC5", "#B0BEC5", "#B0BEC5", "#B0BEC5", "#B0BEC5", "#B0BEC5", "#B0BEC5", "#B0BEC5", "#B0BEC5", "#B0BEC5", "#B0BEC5", "#B0BEC5", "#B0BEC5", "#B0BEC5", "#B0BEC5", "#B0BEC5", "#B0BEC5", "#B0BEC5", "#B0BEC5", "#B0BEC5", "#B0BEC5", "#B0BEC5", "#B0BEC5", "#B0BEC5", "#B0BEC5", "#B0BEC5", "#B0BEC5", "#B0BEC5", "#B0BEC5", "#B0BEC5", "#B0BEC5", "#B0BEC5", "#B0BEC5", "#B0BEC5", "#B0BEC5", "#B0BEC5", "#B0BEC5", "red"]]}], "label": "Topic 44", "method": "update"}]}], "title": {"font": {"color": "Black", "size": 22}, "text": "<b>Intertopic Distance Map</b>", "x": 0.5, "xanchor": "center", "y": 0.95, "yanchor": "top"}, "width": 650, "xaxis": {"anchor": "y", "domain": [0, 1], "range": [-14.79, 19.39], "title": {"text": ""}, "visible": false}, "yaxis": {"anchor": "x", "domain": [0, 1], "range": [-16.45, 18.11], "title": {"text": ""}, "visible": false}}}
